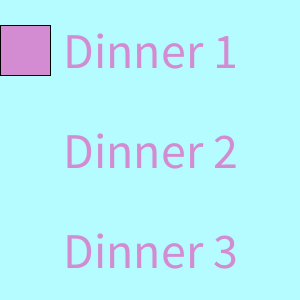
Frame 1 (no input)
Frame 60 (the mouse pressed at the canvas centre just before this capture): identical to frame 1, image omitted
Frame 120 (the mouse held since frame 60 and released just before this capture): identical to frame 1, image omitted

The Processing sketch that drew this single still picture (run headless with seeded random() and noise(); from frame 60 on, the mouse is pressed at the canvas centre):

// Processing sketch: week13_4_dinner_mouse
// ── week13_4_dinner_mouse.pde
void setup(){
  size(300,300);
  fill(#D38BD2);
  textSize(50);
  textAlign(CENTER,CENTER);
  
}
void draw(){
  background(#B4FCFF);
  text("Dinner 1",150,50);
  text("Dinner 2",150,150);
  text("Dinner 3",150,250);
  int choice = mouseX%3;
  if(choice==0) rect(0,25,50,50);
  if(choice==1) rect(0,125,50,50);
  if(choice==2) rect(0,225,50,50);
}
